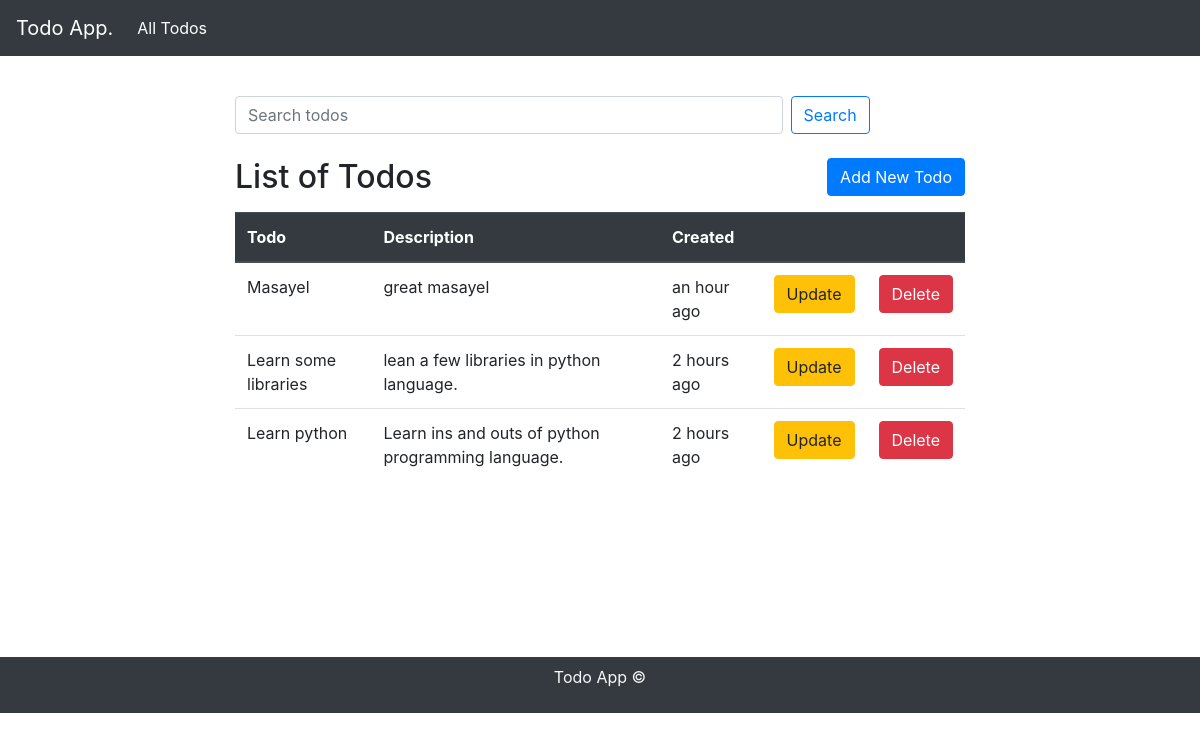
Page /todos/ on the earlier database version.
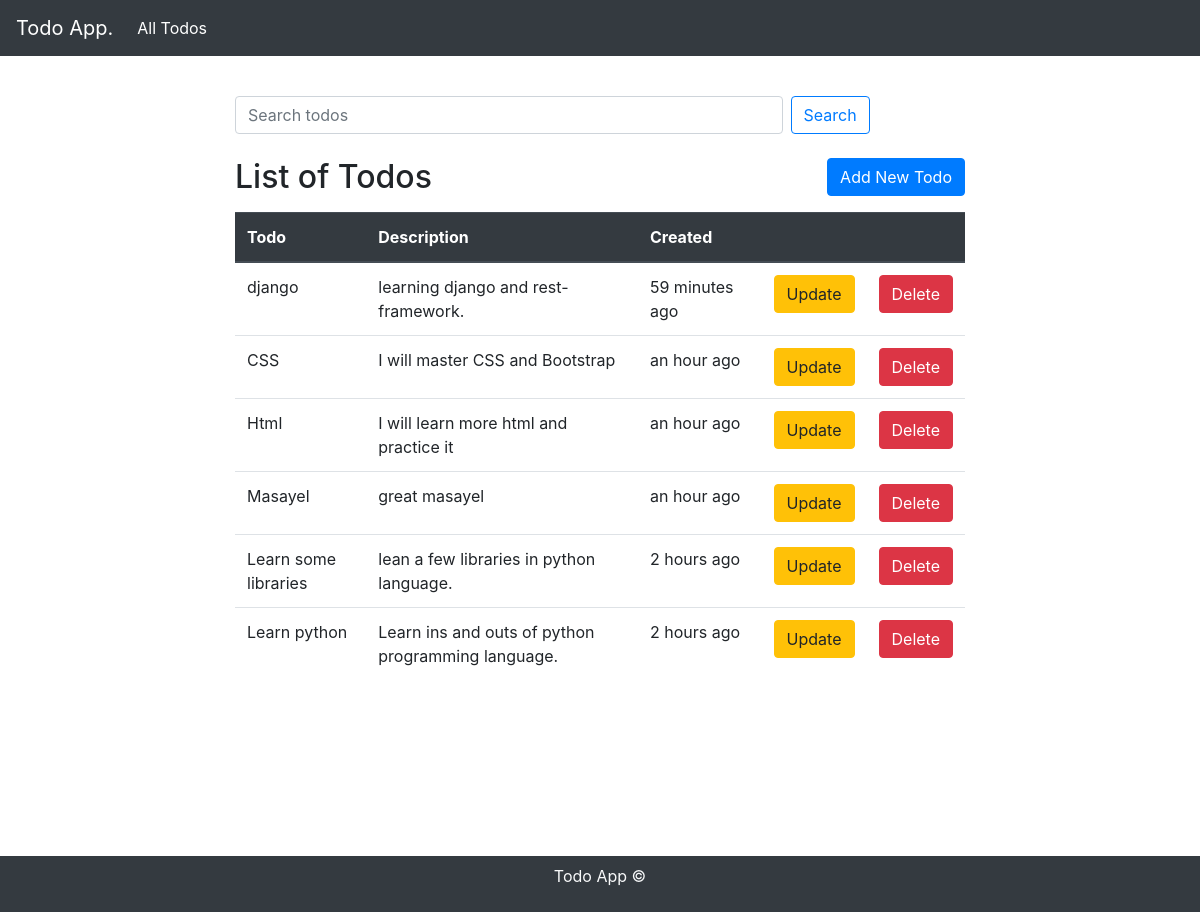
Same page on the later database version.
### todos/models.py (models this page shows, shortened)
class Todo(models.Model):
    title = models.CharField(max_length=50)
    description = models.CharField(max_length=255)
    created_at = models.DateTimeField(auto_now_add=True)

### todos/views.py (the view)
# urls.py: path('',list_todo, name="list_todo" ),
def list_todo(request):
    todo = Todo.objects.all().order_by('id').reverse()
    context = {
        "todos" : todo
    }
    return render(request,"todos/list.html",context)

### templates/todos/list.html (shortened to what this page needs)
{% extends 'base.html' %}
{% load humanize  %}
{% block content %}
<div class="my-4" >
    <form action="/todos/search/" class="form-inline">
        <input
        name="keyword"
        class="form-control mr-sm-2 w-75" type="search" placeholder="Search todos" aria-label="Search">
        <button class="btn btn-outline-primary my-2 my-sm-0" type="submit">Search</button>
      </form>
</div>
<div class="d-flex mb-2">
    <h2>List of Todos</h2>
  <div class="ml-auto">
    <a href="/todos/add" class="btn btn-primary ">Add New Todo</a>
  </div>
</div>
<table class="table ">
    <thead class="thead-dark">
       <tr>
        <th>Todo</th>
        <th>Description</th>
        <th>Created</th>
        <th></th>
        <th></th>
       </tr>
    </thead>
    <tbody>
    {% for t in todos %}
    <tr>
        <td>{{t.title}}</td>
        <td>{{t.description}}</td>
        <td>{{t.created_at|naturaltime}}</td>
        <td><a class="btn btn-warning" href="/todos/{{t.id}}/update">Update</a></td>
        <td><a class="btn btn-danger"
            onclick="return confirm('Are you sure to delete? ');"
            href="/todos/{{t.id}}/delete">Delete</a></td>
    </tr>
{% endfor %}
</tbody>
</table>
{% endblock content %}

### templates/base.html (shortened to what this page needs)
<!DOCTYPE html>
<html lang="en">
<head>
    <link rel="stylesheet" href="https://cdn.jsdelivr.net/npm/bootstrap@4.5.3/dist/css/bootstrap.min.css">
</head>
<body>
    {% include "inc/nav.html" %}
    <div class="container my-3">
        <div class="row">
            <div class="col-md-2"></div>
            <div class="col-md-8">
                {% block content %}
                {% endblock content %}
            </div>
            <div class="col-md-2"></div>
        </div>
    </div>
    {% include "inc/footer.html" %}
</body>
</html>

### templates/inc/nav.html (shortened to what this page needs)
<nav class="navbar navbar-expand-lg navbar-dark bg-dark">
    <a class="navbar-brand" href="/todos/">Todo App.</a>
    <div class="collapse navbar-collapse" id="navbarSupportedContent">
      <ul class="navbar-nav mr-auto">
        <li class="nav-item active">
          <a class="nav-link" href="/todos/">All Todos <span class="sr-only">(current)</span></a>
        </li>
      </ul>
    </div>
  </nav>

### templates/inc/footer.html
<footer
style="margin-top: 10rem!important;"
class="p-2 mt-4 bg-dark text-center">
<p class="text-light"> Todo App &copy; </p>
</footer>

Differences in the rows shown:
added Todo: title "django", description "learning django and rest-framework.", created_at "59 minutes ago"
added Todo: title "CSS", description "I will master CSS and Bootstrap", created_at "an hour ago"
added Todo: title "Html", description "I will learn more html and practice it", created_at "an hour ago"
